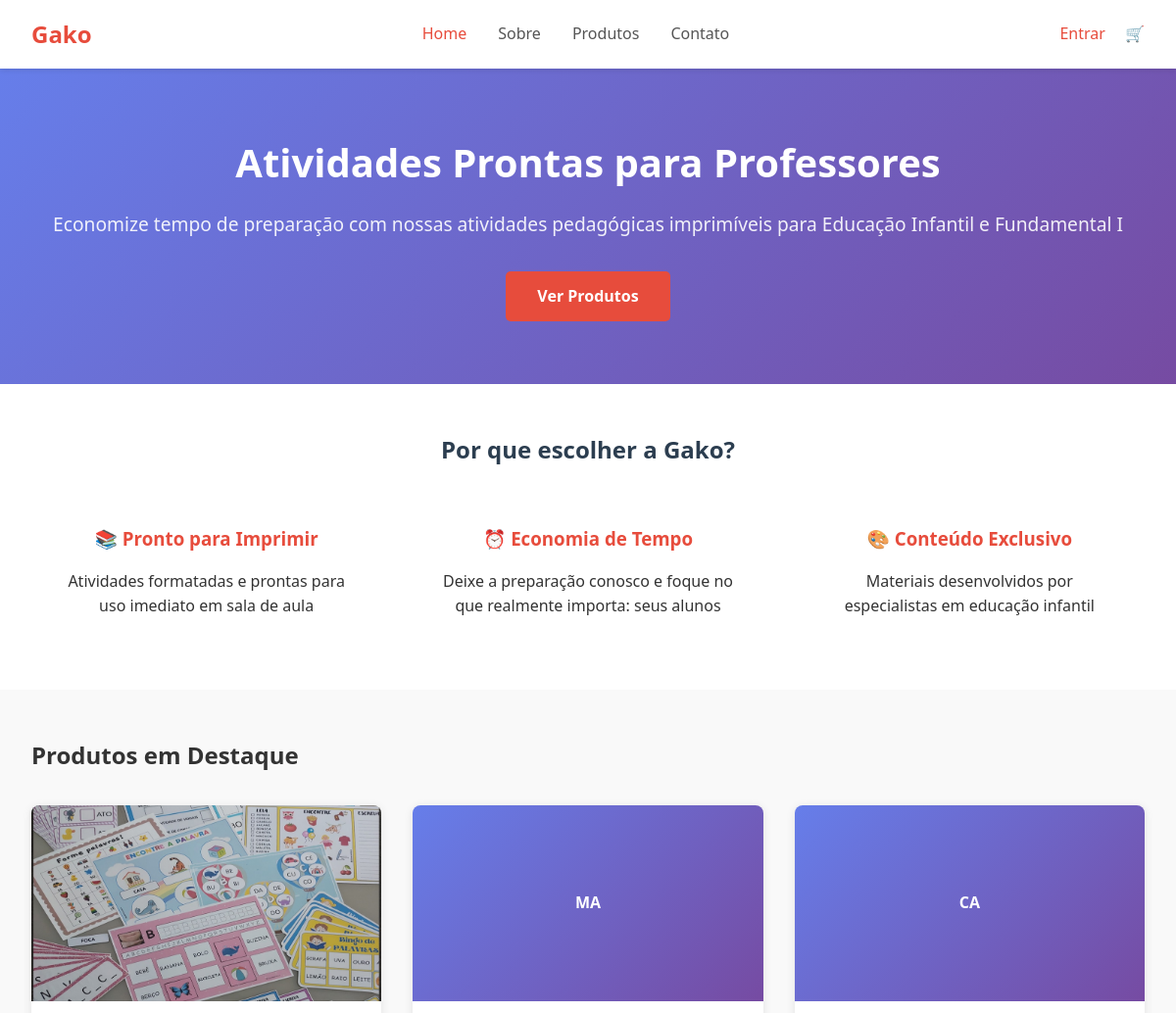
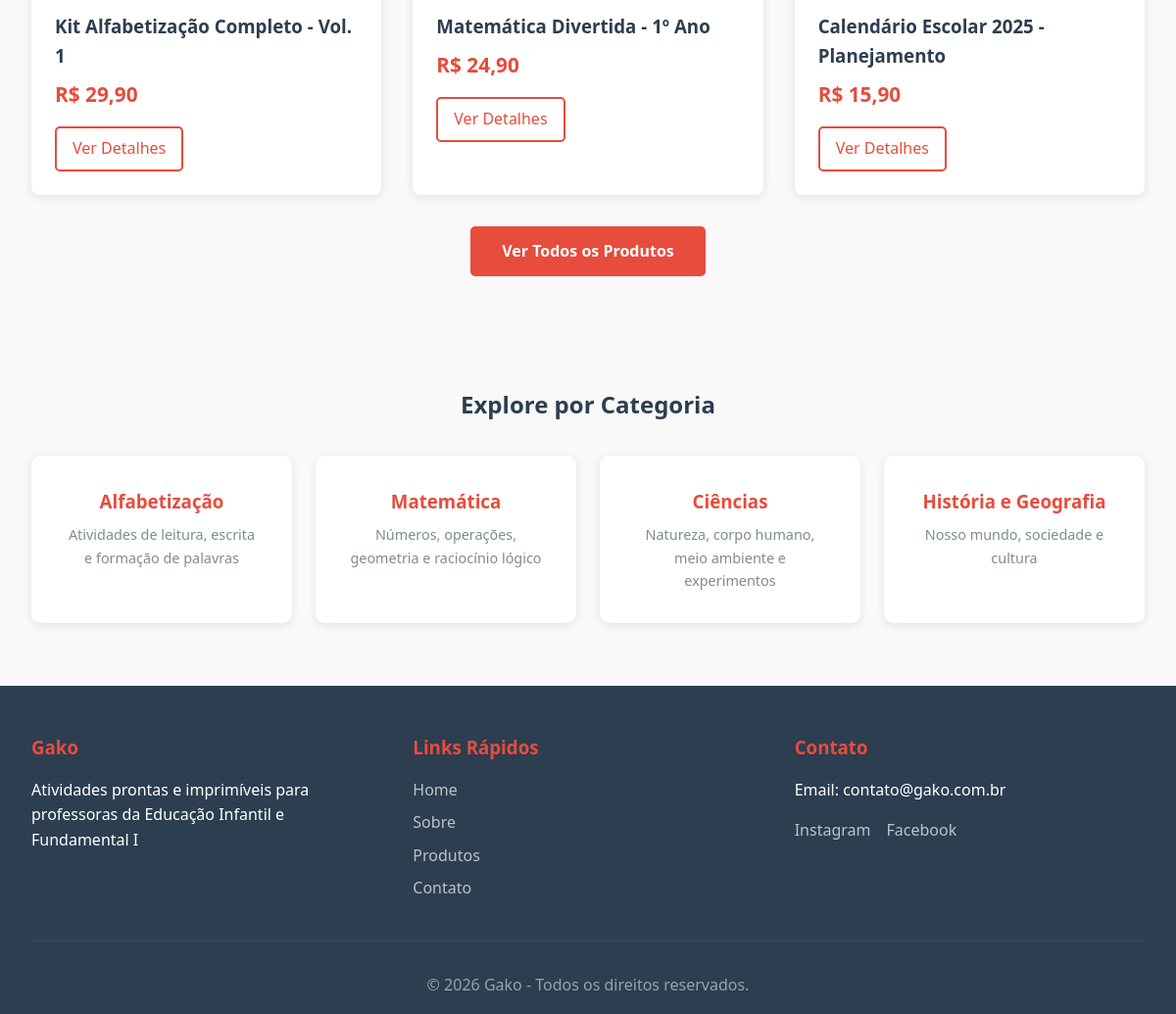
The page / on the database its author committed (2 pictures, top to bottom).
### tables this page shows
CREATE TABLE `produtos` (
  `id` int(11) NOT NULL,
  `nome` varchar(200) NOT NULL,
  `slug` varchar(200) NOT NULL,
  `descricao_curta` varchar(255) DEFAULT NULL,
  `descricao_completa` text DEFAULT NULL,
  `preco` decimal(10,2) NOT NULL,
  `preco_promocional` decimal(10,2) DEFAULT NULL,
  `categoria_id` int(11) DEFAULT NULL,
  `imagem_capa` varchar(255) DEFAULT NULL,
  `arquivo_digital` varchar(255) DEFAULT NULL,
  `paginas` int(11) DEFAULT NULL,
  `serie` varchar(50) DEFAULT NULL,
  `tags` varchar(255) DEFAULT NULL,
  `destaque` tinyint(1) DEFAULT 0,
  `ativo` tinyint(1) DEFAULT 1,
  `visualizacoes` int(11) DEFAULT 0,
  `vendas` int(11) DEFAULT 0,
  `created_at` timestamp NOT NULL DEFAULT current_timestamp(),
  `updated_at` timestamp NOT NULL DEFAULT current_timestamp() ON UPDATE current_timestamp()
);

CREATE TABLE `categorias` (
  `id` int(11) NOT NULL,
  `nome` varchar(100) NOT NULL,
  `slug` varchar(100) NOT NULL,
  `descricao` text DEFAULT NULL,
  `ordem` int(11) DEFAULT 0,
  `ativo` tinyint(1) DEFAULT 1,
  `created_at` timestamp NOT NULL DEFAULT current_timestamp()
);

### includes/funcoes.php (called while the page is built, shortened)
<?php
require_once 'config.php';
function listarProdutos($filtros = []) {
    global $pdo;
    $sql = "SELECT p.*, c.nome as categoria_nome
            FROM produtos p
            LEFT JOIN categorias c ON p.categoria_id = c.id
            WHERE p.ativo = 1";
    $params = [];
    if (!empty($filtros['destaque'])) {
        $sql .= " AND p.destaque = 1";
    }
    $sql .= " ORDER BY p.destaque DESC, p.created_at DESC";
    if (!empty($filtros['limite'])) {
        $sql .= " LIMIT " . (int)$filtros['limite'];
    }
    $stmt = $pdo->prepare($sql);
    $stmt->execute($params);
    return $stmt->fetchAll();
}
?>

### includes/config.php (called while the page is built, shortened)
<?php
function formatarPreco($valor) {
    return 'R$ ' . number_format($valor, 2, ',', '.');
}
?>

### index.php (the view, shortened to what this page needs)
<?php
require_once 'includes/funcoes.php';
$currentPage = 'home';
include 'includes/header.php';
$produtosDestaque = listarProdutos(['destaque' => true, 'limite' => 6]);
?>
<section class="hero">
    <div class="hero-content">
        <h1>Atividades Prontas para Professores</h1>
        <p class="hero-subtitle">Economize tempo de preparação com nossas atividades pedagógicas imprimíveis para Educação Infantil e Fundamental I</p>
        <a href="produtos.php" class="btn-primary">Ver Produtos</a>
    </div>
</section>
<section class="destaques">
    <h2>Por que escolher a Gako?</h2>
    <div class="features-grid">
        <div class="feature">
            <h3>📚 Pronto para Imprimir</h3>
            <p>Atividades formatadas e prontas para uso imediato em sala de aula</p>
        </div>
        <div class="feature">
            <h3>⏰ Economia de Tempo</h3>
            <p>Deixe a preparação conosco e foque no que realmente importa: seus alunos</p>
        </div>
        <div class="feature">
            <h3>🎨 Conteúdo Exclusivo</h3>
            <p>Materiais desenvolvidos por especialistas em educação infantil</p>
        </div>
    </div>
</section>
<section class="produtos-destaque">
    <h2>Produtos em Destaque</h2>
    <?php if (empty($produtosDestaque)): ?>
        <div style="text-align: center; padding: 3rem; color: #7f8c8d;">
            <p>Em breve teremos novidades por aqui!</p>
            <a href="produtos.php" class="btn-primary" style="margin-top: 1rem; display: inline-block;">Ver Todos os Produtos</a>
        </div>
    <?php else: ?>
        <div class="products-grid">
            <?php foreach ($produtosDestaque as $produto):
            ?>
                <div class="product-card">
                    <div class="product-image" style="height: 200px; overflow: hidden; position: relative;">
                        <?php if (!empty($produto['imagem_capa'])): ?>
                            <img src="<?php echo UPLOAD_URL . $produto['imagem_capa']; ?>"
                                 alt="<?php echo htmlspecialchars($produto['nome']); ?>"
                                 style="width: 100%; height: 100%; object-fit: cover; transition: transform 0.3s;">
                        <?php else: ?>
                            <div style="width: 100%; height: 100%; background: linear-gradient(135deg, #667eea 0%, #764ba2 100%); display: flex; align-items: center; justify-content: center; color: white; font-weight: bold;">
                                <?php echo strtoupper(substr($produto['nome'], 0, 2)); ?>
                            </div>
                        <?php endif; ?>
                    </div>
                    <div style="padding: 1.5rem;">
                        <h3 style="margin-bottom: 0.5rem; color: #2c3e50;"><?php echo htmlspecialchars($produto['nome']); ?></h3>
                        <?php if ($produto['preco_promocional'] > 0): ?>
                            <p style="margin: 0;">
                                <span style="text-decoration: line-through; color: #95a5a6; font-size: 0.9rem;">
                                    <?php echo formatarPreco($produto['preco']); ?>
                                </span>
                                <span class="price" style="color: #e74c3c; font-size: 1.3rem; font-weight: bold; margin-left: 0.5rem;">
                                    <?php echo formatarPreco($produto['preco_promocional']); ?>
                                </span>
                            </p>
                        <?php else: ?>
                            <p class="price" style="color: #e74c3c; font-size: 1.3rem; font-weight: bold; margin: 0;">
                                <?php echo formatarPreco($produto['preco']); ?>
                            </p>
                        <?php endif; ?>
                        <a href="produto.php?id=<?php echo $produto['id']; ?>" class="btn-secondary" style="margin-top: 1rem; display: inline-block;">
                            Ver Detalhes
                        </a>
                    </div>
                </div>
            <?php endforeach; ?>
        </div>
        <div class="text-center" style="margin-top: 2rem;">
            <a href="produtos.php" class="btn-primary">Ver Todos os Produtos</a>
        </div>
    <?php endif; ?>
</section>
<?php
$categorias = $pdo->query("SELECT * FROM categorias WHERE ativo = 1 ORDER BY ordem LIMIT 4")->fetchAll();
if (!empty($categorias)):
?>
<section style="max-width: 1200px; margin: 4rem auto; padding: 0 2rem;">
    <h2 style="text-align: center; color: #2c3e50; margin-bottom: 2rem;">Explore por Categoria</h2>
    <div style="display: grid; grid-template-columns: repeat(auto-fit, minmax(200px, 1fr)); gap: 1.5rem;">
        <?php foreach ($categorias as $cat): ?>
            <a href="produtos.php?categoria=<?php echo $cat['slug']; ?>"
               style="background: white; padding: 2rem; border-radius: 10px; text-align: center; text-decoration: none; box-shadow: 0 2px 10px rgba(0,0,0,0.1); transition: transform 0.3s; color: #2c3e50;">
                <h3 style="margin: 0; color: #e74c3c;"><?php echo htmlspecialchars($cat['nome']); ?></h3>
                <?php if ($cat['descricao']): ?>
                    <p style="margin-top: 0.5rem; font-size: 0.9rem; color: #7f8c8d;"><?php echo htmlspecialchars($cat['descricao']); ?></p>
                <?php endif; ?>
            </a>
        <?php endforeach; ?>
    </div>
</section>
<?php endif; ?>
<?php include 'includes/footer.php'; ?>

### includes/header.php (shortened to what this page needs)
<!DOCTYPE html>
<html lang="pt-BR">
<head>
    <link rel="stylesheet" href="<?php echo BASE_URL; ?>css/style.css">
</head>
<body>
    <header class="main-header">
        <nav class="navbar">
            <div class="logo">
                <a href="<?php echo BASE_URL; ?>index.php">
                    <span class="logo-text">Gako</span>
                </a>
            </div>
            <ul class="nav-menu">
                <li><a href="<?php echo BASE_URL; ?>index.php" class="<?php echo isset($currentPage) && $currentPage == 'home' ? 'active' : ''; ?>">Home</a></li>
                <li><a href="<?php echo BASE_URL; ?>sobre.php" class="<?php echo isset($currentPage) && $currentPage == 'sobre' ? 'active' : ''; ?>">Sobre</a></li>
                <li><a href="<?php echo BASE_URL; ?>produtos.php" class="<?php echo isset($currentPage) && $currentPage == 'produtos' ? 'active' : ''; ?>">Produtos</a></li>
                <li><a href="<?php echo BASE_URL; ?>contato.php" class="<?php echo isset($currentPage) && $currentPage == 'contato' ? 'active' : ''; ?>">Contato</a></li>
            </ul>
            <div class="nav-extras">
                <?php if (isset($_SESSION['cliente_id'])): ?>
                    <a href="minha-conta.php" class="cliente-menu" title="Minha Conta">
                        👤 <?php echo $_SESSION['cliente_nome']; ?>
                    </a>
                    <a href="carrinho.php" class="carrinho-icon" title="Ver carrinho">
                        🛒
                        <?php
                        $qtdCarrinho = contarItensCarrinho();
                        if ($qtdCarrinho > 0):
                        ?>
                            <span class="carrinho-count"><?php echo $qtdCarrinho; ?></span>
                        <?php endif; ?>
                    </a>
                <?php else: ?>
                    <a href="login.php" class="btn-login" style="color: #e74c3c; font-weight: 500; margin-right: 1rem;">
                        Entrar
                    </a>
                    <a href="carrinho.php" class="carrinho-icon" title="Ver carrinho">
                        🛒
                    </a>
                <?php endif; ?>
            </div>
        </nav>
    </header>
    <main class="main-content">

### includes/footer.php (shortened to what this page needs)
    </main>
    <footer class="main-footer">
        <div class="footer-content">
            <div class="footer-section">
                <h3>Gako</h3>
                <p>Atividades prontas e imprimíveis para professoras da Educação Infantil e Fundamental I</p>
            </div>
            <div class="footer-section">
                <h3>Links Rápidos</h3>
                <ul>
                    <li><a href="index.php">Home</a></li>
                    <li><a href="sobre.php">Sobre</a></li>
                    <li><a href="produtos.php">Produtos</a></li>
                    <li><a href="contato.php">Contato</a></li>
                </ul>
            </div>
            <div class="footer-section">
                <h3>Contato</h3>
                <p>Email: contato@gako.com.br</p>
                <div class="social-links">
                    <a href="#">Instagram</a>
                    <a href="#">Facebook</a>
                </div>
            </div>
        </div>
        <div class="footer-bottom">
            <p>&copy; <?php echo date('Y'); ?> Gako - Todos os direitos reservados.</p>
        </div>
    </footer>
</body>
</html>

### css/style.css (style rules this page uses)
* { margin: 0; padding: 0; box-sizing: border-box; }
body { font-family: 'Segoe UI', Tahoma, Geneva, Verdana, sans-serif; line-height: 1.6; color: #333; background-color: #f9f9f9; }
a { text-decoration: none; color: inherit; }
.main-header { background-color: #fff; box-shadow: 0 2px 5px rgba(0,0,0,0.1); position: sticky; top: 0; z-index: 1000; }
.navbar { max-width: 1200px; margin: 0 auto; padding: 1rem 2rem; display: flex; justify-content: space-between; align-items: center; flex-wrap: wrap; gap: 1rem; }
.logo a { display: flex; align-items: center; gap: 0.5rem; font-size: 1.5rem; font-weight: bold; color: #2c3e50; }
.logo-text { color: #e74c3c; }
.nav-menu { display: flex; list-style: none; gap: 2rem; margin: 0; padding: 0; }
.nav-menu a { color: #555; font-weight: 500; transition: color 0.3s; padding: 0.5rem 0; }
.nav-menu a:hover, .nav-menu a.active { color: #e74c3c; }
.hero { background: linear-gradient(135deg, #667eea 0%, #764ba2 100%); color: white; padding: 4rem 2rem; text-align: center; }
.hero h1 { font-size: 2.5rem; margin-bottom: 1rem; }
.hero-subtitle { font-size: 1.2rem; margin-bottom: 2rem; opacity: 0.9; }
.btn-primary { display: inline-block; background-color: #e74c3c; color: white; padding: 0.8rem 2rem; border-radius: 5px; font-weight: bold; transition: background-color 0.3s; border: none; cursor: pointer; }
.btn-secondary { display: inline-block; background-color: transparent; color: #e74c3c; padding: 0.5rem 1rem; border: 2px solid #e74c3c; border-radius: 5px; transition: all 0.3s; }
section { padding: 3rem 2rem; max-width: 1200px; margin: 0 auto; }
.destaques { background-color: white; text-align: center; }
.destaques h2 { margin-bottom: 2rem; color: #2c3e50; }
.features-grid { display: grid; grid-template-columns: repeat(auto-fit, minmax(250px, 1fr)); gap: 2rem; }
.feature { padding: 1.5rem; }
.feature h3 { color: #e74c3c; margin-bottom: 1rem; }
.products-grid, .produtos-grid { display: grid; grid-template-columns: repeat(auto-fill, minmax(280px, 1fr)); gap: 2rem; margin: 2rem 0; }
.product-card { background: white; border-radius: 8px; overflow: hidden; box-shadow: 0 2px 10px rgba(0,0,0,0.1); transition: transform 0.3s; }
.product-image, .placeholder-img { height: 200px; background-color: #e0e0e0; display: flex; align-items: center; justify-content: center; color: #666; }
.price { font-size: 1.3rem; color: #e74c3c; font-weight: bold; }
.main-footer { background-color: #2c3e50; color: white; padding: 3rem 2rem 1rem; margin-top: 3rem; }
.footer-content { max-width: 1200px; margin: 0 auto; display: grid; grid-template-columns: repeat(auto-fit, minmax(250px, 1fr)); gap: 2rem; }
.footer-section h3 { color: #e74c3c; margin-bottom: 1rem; }
.footer-section ul { list-style: none; }
.footer-section ul li { margin: 0.5rem 0; }
.footer-section a { color: #bdc3c7; transition: color 0.3s; }
.social-links { display: flex; gap: 1rem; margin-top: 1rem; }
.footer-bottom { text-align: center; margin-top: 2rem; padding-top: 2rem; border-top: 1px solid #34495e; color: #95a5a6; }
.text-center { text-align: center; }

### rows shown on the page
produtos: imagem_capa (picture), nome "Kit Alfabetização Completo - Vol. 1", preco "R$ 29,90"
produtos: nome "MA", nome "Matemática Divertida - 1º Ano", preco "R$ 24,90"
produtos: nome "CA", nome "Calendário Escolar 2025 - Planejamento", preco "R$ 15,90"
categorias: nome "Alfabetização", descricao "Atividades de leitura, escrita e formação de palavras"
categorias: nome "Matemática", descricao "Números, operações, geometria e raciocínio lógico"
categorias: nome "Ciências", descricao "Natureza, corpo humano, meio ambiente e experimentos"
categorias: nome "História e Geografia", descricao "Nosso mundo, sociedade e cultura"
